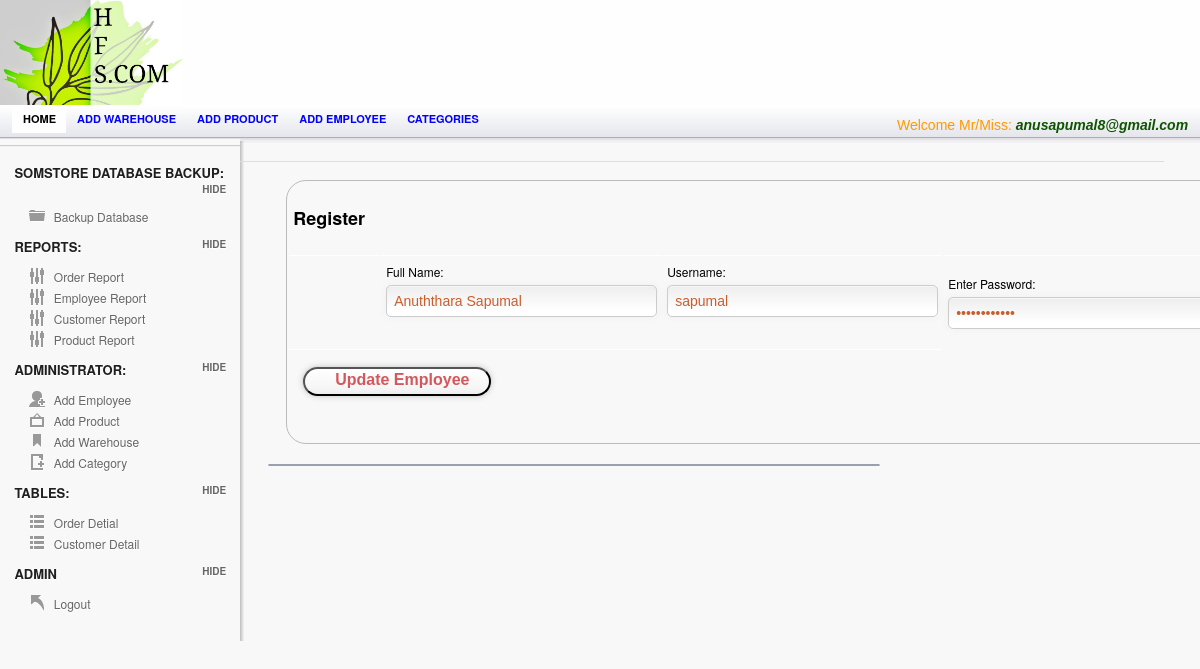
The app's page /Admin/empViewUpdate.php?update=52 (signed in) with its own data.
### tables this page shows
CREATE TABLE `employee` (
  `Employee_ID` int(95) NOT NULL AUTO_INCREMENT,
  `Employee_Name` varchar(25) NOT NULL,
  `Username` varchar(25) NOT NULL,
  `Password` varchar(25) NOT NULL,
  `Picture` varchar(255) NOT NULL,
  PRIMARY KEY (`Employee_ID`)
);

### session.php (called while the page is built, shortened)
<?php
include('config.php');
$check=$_SESSION['login_username'];
$session=mysqli_query($mysqli, "select Username from employee where Username='$check' ");
$row=mysqli_fetch_array($session);
$login_session=$row['Username'];
?>

### Admin/empViewUpdate.php (the view, shortened to what this page needs)
	<?php
	include("../config.php");
   include("../session.php");
	?>
<!doctype html>
<html lang="en">
<head>
	<link rel="stylesheet" href="css/layout.css" type="text/css" media="screen" />
</head>
<body>
<div id="container">
	   <div id="header">
		<div id="logo-banner">
				<div id="logo">
				<a href="index.php"><img src="images/logo.png" alt="" /></a>
				</div>
				<div id="banner">
				</div>
		</div>
		</div>
	<div id="content-wrap">
	<section id="secondary_bar">
                      <nav>
                <ul>
                    <li class="selected"><a href="index.php">Home</a></li>
                    <li><a href="add_warehouse.php">Add warehouse</a></li>
                    <li><a href="add_product.php">Add product</a></li>
                    <li><a href="Employee.php">Add employee</a></li>
                    <li><a href="add_category.php">Categories</a></li>
                    <li class="logout"> <span class="check"> <?php echo "Welcome Mr/Miss:   ". "<font color='##fa5400'><i><b>".$login_session."</b></i></font>" ;?> </span></li>
                </ul>
            </nav>
	</section>
<aside id="sidebar" class="column">
		<hr/>
		<h3> SomStore Database Backup:</h3>
		<ul class="toggle">
		    <li class="icn_folder"><a href="Backup.php">Backup Database</a></li>
		</ul>
		<h3>Reports:</h3>
		<ul class="toggle">
		    <li class="icn_settings"><a href="a_report.php" target="_blank">Order Report</a></li>
			<li class="icn_settings"><a href="EmployeeReport.php">Employee Report</a></li>
			<li class="icn_settings"><a href="CustomerReport.php">Customer Report</a></li>
			<li class="icn_settings"><a href="ProductReport.php"> Product Report</a></li>
		</ul>
		<h3>Administrator:</h3>
		<ul class="toggle">
		    <li class="icn_add_user"><a href="Employee.php">Add Employee</a></li>
			<li class="icn_photo"><a href="add_product.php">Add Product</a></li>
			<li class="icn_tags"><a href="add_warehouse.php">Add Warehouse</a></li>
			<li class="icn_new_article"><a href="add_category.php">Add Category</a></li>
		</ul>
        <h3>Tables:</h3>
		<ul class="toggle">
		    <li class="icn_categories"><a href="order.php">Order Detial</a></li>
     		<li class="icn_categories"><a href="customerTable.php">Customer Detail</a></li>
		</ul>
		<h3>Admin</h3>
		<ul class="toggle">
			<li class="icn_jump_back"><a href="../logout.php">Logout</a></li>
		</ul>
	</aside>
	<section id="main" class="column">
<?php
$update=$_GET['update'];
$result = mysqli_query($mysqli,"SELECT * FROM employee where Employee_ID ='$update'");
?>
<?php if($row = mysqli_fetch_array($result))
  {?>
	<div id="form_wrapper" class="form_wrapper">
		 <table>
					<form class="register active" action="empUpdate.php" method="POST" autocomplete="off">
					<th colspan="3"><h2>Register</h2> </th>
   <tr>
   <td>
	</td>
    <td>
	  <label>Full Name:</label>
		<input type="text" id="name" name="name" value="<?php echo $row['Employee_Name'];?>"  placeholder="Full name" required>
	</td>
   <td>
	<label>Username:</label>
		<input type="text" id="username" name="username" value="<?php echo $row['Username'];?>" placeholder="User name" required>
   </td>
    <td>
		<label> Enter Password:</label>
		<input type="password" id="password" name="password" value="<?php echo $row['Password'];?>" placeholder="*******" required>
	</td>
   </tr>
   <tr>
						<div class="bottom">
						<td colspan="3">
						<button type="submit"  name="submit" value="Update" class="a-btn"> <span class="a-btn-text">Update Employee</span></button>
						</td>
						</div>
	</tr>
	</form>
	</table>
	</div>
         <?php }?>
		<article class="module width_3_quarter">
	    </article>
	</section>
          </div>
   </div>
</body>
</html>

### records on screen
employee: Username "anusapumal8@gmail.com"
employee: name "Anuththara Sapumal", username "sapumal"
